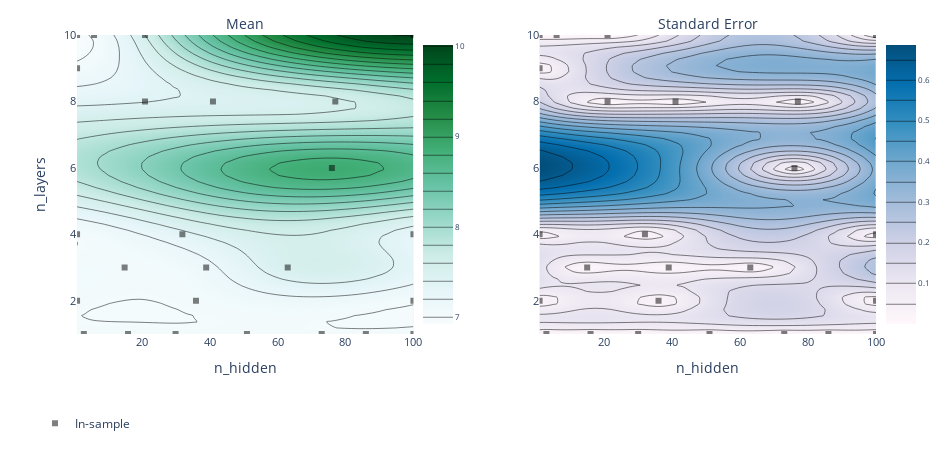

The code cell stored with this chart in its notebook:
### Code cell
print(f"n_hidden: {bayesnn.n_hidden}")
print(f"n_layers: {bayesnn.n_layers}")

display(hyperopt_log(experiment))
hyperparam_plot(exp_model, "n_hidden", "n_layers")

### Figure 1 — Plotly figure (JSON) as saved in the notebook; plotly's stock layout.template omitted (floating-point values rounded to 4 significant figures; data arrays with more than 128 entries replaced by an {"elided": "..."} marker saying what was removed)
{"data": [{"autocolorscale": false, "autocontour": true, "colorbar": {"tickfont": {"size": 8}, "ticksuffix": "", "x": 0.45, "y": 0.5}, "colorscale": [[0, "rgb(247,252,253)"], [0.125, "rgb(229,245,249)"], [0.25, "rgb(204,236,230)"], [0.375, "rgb(153,216,201)"], [0.5, "rgb(102,194,164)"], [0.625, "rgb(65,174,118)"], [0.75, "rgb(35,139,69)"], [0.875, "rgb(0,109,44)"], [1, "rgb(0,68,27)"]], "contours": {"coloring": "heatmap"}, "hoverinfo": "x+y+z", "ncontours": 25, "type": "contour", "x": [1, 3.02, 5.041, 7.061, 9.082, 11.1, 13.12, 15.14, 17.16, 19.18, 21.2, 23.22, 25.24, 27.27, 29.29, 31.31, 33.33, 35.35, 37.37, 39.39, 41.41, 43.43, 45.45, 47.47, 49.49, 51.51, 53.53, 55.55, 57.57, 59.59, 61.61, 63.63, 65.65, 67.67, 69.69, 71.71, 73.73, 75.76, 77.78, 79.8, 81.82, 83.84, 85.86, 87.88, 89.9, 91.92, 93.94, 95.96, 97.98, 100], "xaxis": "x", "y": [1, 1.184, 1.367, 1.551, 1.735, 1.918, 2.102, 2.286, 2.469, 2.653, 2.837, 3.02, 3.204, 3.388, 3.571, 3.755, 3.939, 4.122, 4.306, 4.49, 4.673, 4.857, 5.041, 5.224, 5.408, 5.592, 5.776, 5.959, 6.143, 6.327, 6.51, 6.694, 6.878, 7.061, 7.245, 7.429, 7.612, 7.796, 7.98, 8.163, 8.347, 8.531, 8.714, 8.898, 9.082, 9.265, 9.449, 9.633, 9.816, 10], "yaxis": "y", "z": {"elided": "50x50 float values"}, "zauto": true, "zmax": 10.01, "zmin": -10.01}, {"autocolorscale": false, "autocontour": true, "colorbar": {"tickfont": {"size": 8}, "ticksuffix": "", "x": 1, "y": 0.5}, "colorscale": [[0, "rgb(255,247,251)"], [0.1429, "rgb(236,231,242)"], [0.2857, "rgb(208,209,230)"], [0.4286, "rgb(166,189,219)"], [0.5714, "rgb(116,169,207)"], [0.7143, "rgb(54,144,192)"], [0.8571, "rgb(5,112,176)"], [1, "rgb(3,78,123)"]], "contours": {"coloring": "heatmap"}, "hoverinfo": "x+y+z", "ncontours": 25, "type": "contour", "x": [1, 3.02, 5.041, 7.061, 9.082, 11.1, 13.12, 15.14, 17.16, 19.18, 21.2, 23.22, 25.24, 27.27, 29.29, 31.31, 33.33, 35.35, 37.37, 39.39, 41.41, 43.43, 45.45, 47.47, 49.49, 51.51, 53.53, 55.55, 57.57, 59.59, 61.61, 63.63, 65.65, 67.67, 69.69, 71.71, 73.73, 75.76, 77.78, 79.8, 81.82, 83.84, 85.86, 87.88, 89.9, 91.92, 93.94, 95.96, 97.98, 100], "xaxis": "x2", "y": [1, 1.184, 1.367, 1.551, 1.735, 1.918, 2.102, 2.286, 2.469, 2.653, 2.837, 3.02, 3.204, 3.388, 3.571, 3.755, 3.939, 4.122, 4.306, 4.49, 4.673, 4.857, 5.041, 5.224, 5.408, 5.592, 5.776, 5.959, 6.143, 6.327, 6.51, 6.694, 6.878, 7.061, 7.245, 7.429, 7.612, 7.796, 7.98, 8.163, 8.347, 8.531, 8.714, 8.898, 9.082, 9.265, 9.449, 9.633, 9.816, 10], "yaxis": "y2", "z": {"elided": "50x50 float values"}}, {"hoverinfo": "text", "legendgroup": "In-sample", "marker": {"color": "black", "opacity": 0.5, "symbol": 1}, "mode": "markers", "name": "In-sample", "text": ["0_0", "1_0", "2_0", "3_0", "4_0", "5_0", "6_0", "7_0", "8_0", "9_0", "10_0", "11_0", "12_0", "13_0", "14_0", "15_0", "16_0", "17_0", "18_0", "19_0", "20_0", "21_0", "22_0", "23_0", "26_0"], "type": "scatter", "x": [41, 21, 77, 21, 6, 1, 1, 15, 30, 3, 51, 39, 16, 73, 100, 1, 86, 100, 1, 63, 100, 76, 32, 36, 100], "xaxis": "x", "y": [8, 10, 8, 8, 10, 9, 10, 3, 1, 1, 1, 3, 1, 1, 1, 4, 1, 4, 2, 3, 10, 6, 4, 2, 2], "yaxis": "y"}, {"hoverinfo": "text", "legendgroup": "In-sample", "marker": {"color": "black", "opacity": 0.5, "symbol": 1}, "mode": "markers", "name": "In-sample", "showlegend": false, "text": ["0_0", "1_0", "2_0", "3_0", "4_0", "5_0", "6_0", "7_0", "8_0", "9_0", "10_0", "11_0", "12_0", "13_0", "14_0", "15_0", "16_0", "17_0", "18_0", "19_0", "20_0", "21_0", "22_0", "23_0", "26_0"], "type": "scatter", "x": [41, 21, 77, 21, 6, 1, 1, 15, 30, 3, 51, 39, 16, 73, 100, 1, 86, 100, 1, 63, 100, 76, 32, 36, 100], "xaxis": "x2", "y": [8, 10, 8, 8, 10, 9, 10, 3, 1, 1, 1, 3, 1, 1, 1, 4, 1, 4, 2, 3, 10, 6, 4, 2, 2], "yaxis": "y2"}], "layout": {"annotations": [{"font": {"size": 14}, "showarrow": false, "text": "Mean", "x": 0.25, "xanchor": "center", "xref": "paper", "y": 1, "yanchor": "bottom", "yref": "paper"}, {"font": {"size": 14}, "showarrow": false, "text": "Standard Error", "x": 0.8, "xanchor": "center", "xref": "paper", "y": 1, "yanchor": "bottom", "yref": "paper"}], "autosize": false, "height": 450, "hovermode": "closest", "legend": {"orientation": "h", "x": 0, "y": -0.25}, "margin": {"b": 100, "l": 35, "pad": 0, "r": 35, "t": 35}, "width": 950, "xaxis": {"anchor": "y", "autorange": false, "domain": [0.05, 0.45], "exponentformat": "e", "range": [1, 100], "tickfont": {"size": 11}, "tickmode": "auto", "title": {"text": "n_hidden"}, "type": "linear"}, "xaxis2": {"anchor": "y2", "autorange": false, "domain": [0.6, 1], "exponentformat": "e", "range": [1, 100], "tickfont": {"size": 11}, "tickmode": "auto", "title": {"text": "n_hidden"}, "type": "linear"}, "yaxis": {"anchor": "x", "autorange": false, "domain": [0, 1], "exponentformat": "e", "range": [1, 10], "tickfont": {"size": 11}, "tickmode": "auto", "title": {"text": "n_layers"}, "type": "linear"}, "yaxis2": {"anchor": "x2", "autorange": false, "domain": [0, 1], "exponentformat": "e", "range": [1, 10], "tickfont": {"size": 11}, "tickmode": "auto", "type": "linear"}}}
